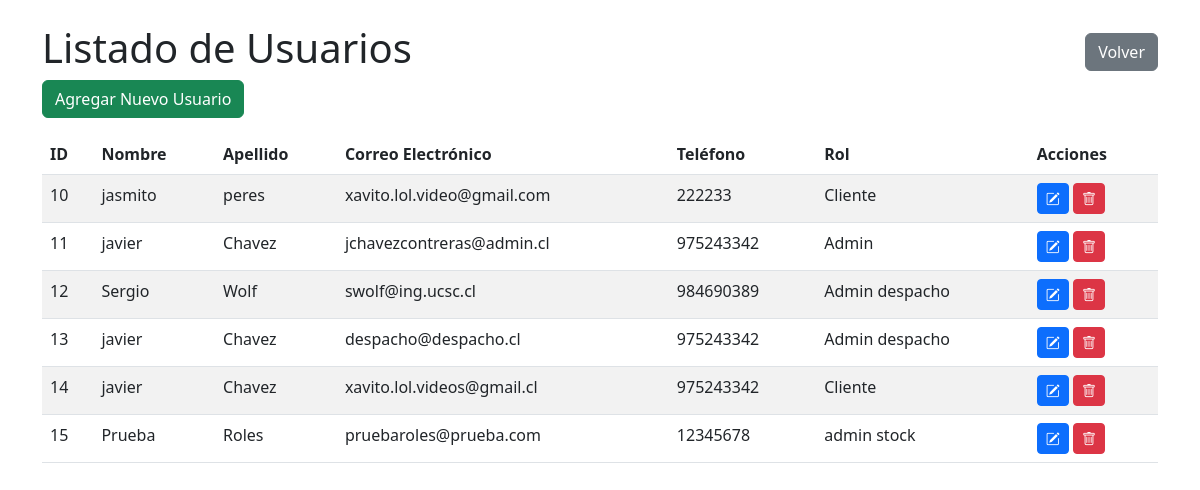
The app's page /mantenedores/usuarios/listar.php, older data.
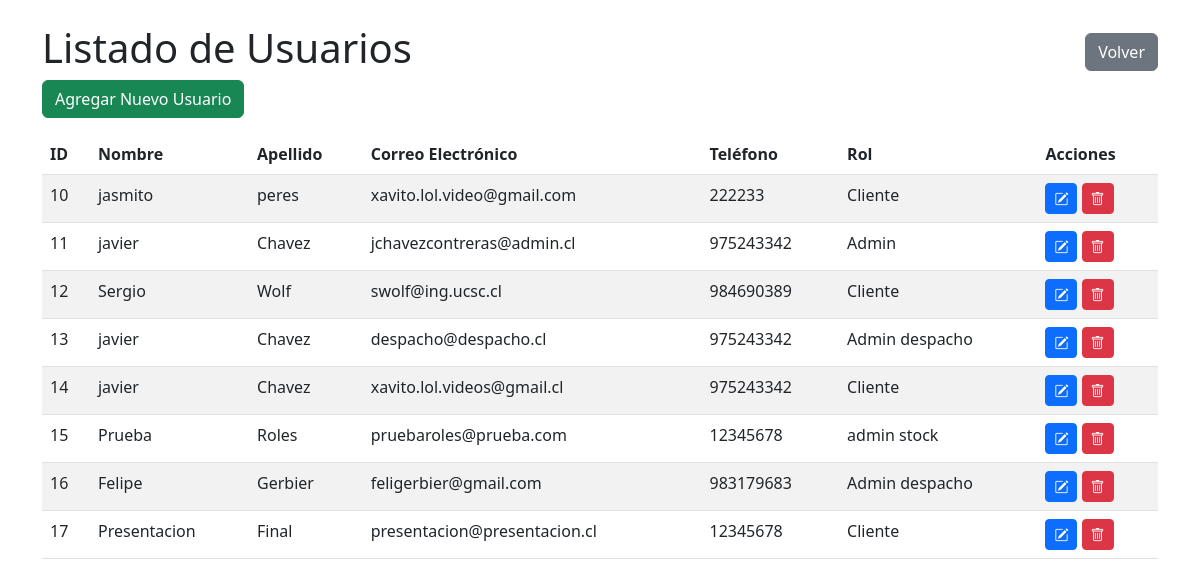
The same page, newer data.
### tables this page shows
CREATE TABLE `usuario` (
  `id_usuario` int(11) NOT NULL,
  `nombre` varchar(30) DEFAULT NULL,
  `apellido` varchar(30) DEFAULT NULL,
  `correo_electronico` varchar(100) DEFAULT NULL,
  `contrasenia` varchar(255) DEFAULT NULL,
  `telefono` varchar(9) DEFAULT NULL,
  `fecha_registro` date DEFAULT curdate(),
  `puntos_recompensa` int(11) DEFAULT NULL
);

CREATE TABLE `rol` (
  `id_rol` int(11) NOT NULL,
  `nombre_rol` varchar(50) NOT NULL,
  `descripcion_rol` text DEFAULT NULL
);

### mantenedores/usuarios/listar.php (the view, shortened to what this page needs)
<?php
include '../../conexion.php';
$sql = "
    SELECT u.*, r.nombre_rol
    FROM usuario u
    LEFT JOIN usuario_rol ur ON u.id_usuario = ur.id_usuario
    LEFT JOIN rol r ON ur.id_rol = r.id_rol
";
$result = $conexion->query($sql);
?>
<!DOCTYPE html>
<html lang="es">
<head>
    <link href="https://cdn.jsdelivr.net/npm/bootstrap@5.3.0/dist/css/bootstrap.min.css" rel="stylesheet">
    <link href="https://cdn.jsdelivr.net/npm/bootstrap-icons@1.8.0/font/bootstrap-icons.css" rel="stylesheet">
</head>
<body>
<div class="container mt-4">
    <div class="d-flex justify-content-between align-items-center">
        <h1>Listado de Usuarios</h1>
        <button class="btn btn-secondary" onclick="window.location.href='../../index/index-mantenedores.php'">Volver</button>
    </div>
    <a href="insertar.php" class="btn btn-success mb-3">Agregar Nuevo Usuario</a>
    <table class="table table-striped">
        <thead>
            <tr>
                <th>ID</th>
                <th>Nombre</th>
                <th>Apellido</th>
                <th>Correo Electrónico</th>
                <th>Teléfono</th>
                <th>Rol</th>
                <th>Acciones</th>
            </tr>
        </thead>
        <tbody>
            <?php if ($result->num_rows > 0): ?>
                <?php while ($row = $result->fetch_assoc()): ?>
                    <tr>
                        <td><?php echo $row['id_usuario']; ?></td>
                        <td><?php echo $row['nombre']; ?></td>
                        <td><?php echo $row['apellido']; ?></td>
                        <td><?php echo $row['correo_electronico']; ?></td>
                        <td><?php echo $row['telefono']; ?></td>
                        <td><?php echo isset($row['nombre_rol']) ? $row['nombre_rol'] : 'Sin rol'; ?></td>
                        <td>
                            <a href="editar.php?id=<?php echo $row['id_usuario']; ?>" class="btn btn-primary btn-sm"><i class="bi bi-pencil-square"></i></a>
                            <button class="btn btn-danger btn-sm" data-bs-toggle="modal" data-bs-target="#eliminarModal" data-id="<?php echo $row['id_usuario']; ?>"><i class="bi bi-trash"></i></button>
                        </td>
                    </tr>
                <?php endwhile; ?>
            <?php else: ?>
                <tr>
                    <td colspan="7" class="text-center">No se encontraron usuarios.</td>
                </tr>
            <?php endif; ?>
        </tbody>
    </table>
</div>
</body>
</html>

Row changes from the older to the newer data that the page shows:
changed usuario "Sergio": rol.nombre_rol "Admin despacho" → "Cliente"
added usuario: id_usuario "16", nombre "Felipe", apellido "Gerbier", correo_electronico "feligerbier@gmail.com", telefono "983179683", rol.nombre_rol "Admin despacho"
added usuario: id_usuario "17", nombre "Presentacion", apellido "Final", correo_electronico "presentacion@presentacion.cl", telefono "12345678", rol.nombre_rol "Cliente"
